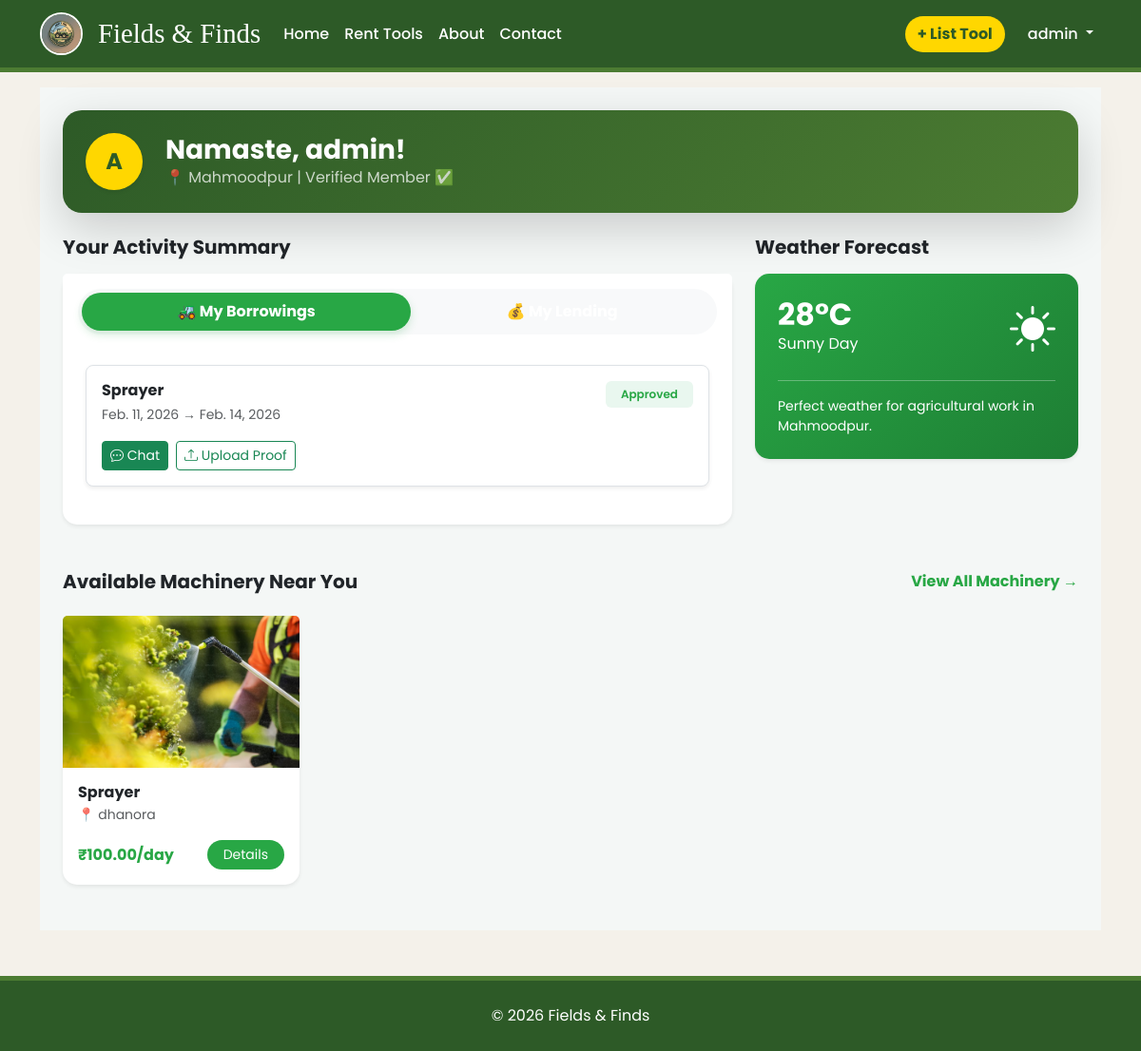
The page /dashboard/ (signed in) on the database its author committed.
### core/models.py (models this page shows, shortened)
class Profile(models.Model):
    user = models.OneToOneField(User, on_delete=models.CASCADE)
    mobile_number = models.CharField(max_length=15, unique=True)
    village = models.CharField(max_length=100)
    district = models.CharField(max_length=100)
    pincode = models.CharField(max_length=6)
    is_verified = models.BooleanField(default=False)

class Booking(models.Model):
    STATUS_CHOICES = [
        ('pending', 'Pending'),
        ('approved', 'Approved'),
        ('rejected', 'Rejected'),
        ('picked_up', 'Picked Up'),
        ('returned', 'Returned'),
    ]
    tool = models.ForeignKey(Tool, on_delete=models.CASCADE, related_name='bookings')
    borrower = models.ForeignKey(User, on_delete=models.CASCADE, related_name='borrowings')
    start_date = models.DateField()
    end_date = models.DateField()
    status = models.CharField(max_length=20, choices=STATUS_CHOICES, default='pending')
    total_price = models.DecimalField(max_digits=10, decimal_places=2, default=0.0)
    delivery_requested = models.BooleanField(default=False)
    delivery_fee = models.DecimalField(max_digits=10, decimal_places=2, default=0.0)
    pickup_proof = models.ImageField(upload_to='proofs/', null=True, blank=True)
    return_proof = models.ImageField(upload_to='proofs/', null=True, blank=True)
    created_at = models.DateTimeField(auto_now_add=True)

class Tool(models.Model):
    CATEGORY_CHOICES = [
        ('tractor', 'Tractor'),
        ('plow', 'Plow/Tillage'),
        ('harvester', 'Harvester'),
        ('irrigation', 'Irrigation Tools'),
        ('other', 'Other'),
    ]
    owner = models.ForeignKey(User, on_delete=models.CASCADE, related_name='owned_tools')
    name = models.CharField(max_length=200)
    category = models.CharField(max_length=50, choices=CATEGORY_CHOICES)
    description = models.TextField()
    price_per_day = models.DecimalField(max_digits=10, decimal_places=2)
    image = models.ImageField(upload_to='tool_images/', blank=True, null=True)
    is_approved = models.BooleanField(default=False)
    available_from = models.DateField()
    available_to = models.DateField()

### core/views.py (the view)
# urls.py: path('dashboard/', views.dashboard, name='dashboard'),
@login_required
def dashboard(request):
    context = {
        'my_borrowings': Booking.objects.filter(borrower=request.user),
        'my_tools': Tool.objects.filter(owner=request.user),
        'incoming_requests': Booking.objects.filter(tool__owner=request.user),
        'all_tools': Tool.objects.filter(is_approved=True).exclude(owner=request.user)[:8],
    }
    return render(request, 'core/dashboard.html', context)

### core/context_processors.py (called while the page is built)
def notification_counts(request):
    if request.user.is_authenticated:
        pending_requests = Booking.objects.filter(tool__owner=request.user, status='pending').count()
        return {
            'nav_notification_count': pending_requests
        }
    return {'nav_notification_count': 0}

### core/templates/core/dashboard.html (shortened to what this page needs)
{% extends 'core/base.html' %}
{% load static %}
{% block content %}
<div class="container-fluid py-4" style="background-color: #f4f7f6; min-height: 100vh;">
    <div class="container">
        <div class="row mb-4">
            <div class="col-12">
                <div class="card border-0 shadow-lg p-4"
                     style="border-radius:20px;
                            background:linear-gradient(135deg,#2D5A27,#4C7C32);
                            color:white;">
                    <div class="d-flex align-items-center">
                        <div class="rounded-circle d-flex align-items-center justify-content-center fw-bold shadow-sm"
                             style="width:60px;height:60px;background:#FFD700;color:#2D5A27;font-size:1.5rem;">
                            {{ user.username|first|upper }}
                        </div>
                        <div class="ms-4">
                            <h3 class="fw-bold mb-0 text-white">
                                Namaste, {{ user.first_name|default:user.username }}!
                            </h3>
                            <p class="mb-0 opacity-75 text-white">
                                📍 {{ user.profile.village|default:"Local Village" }} |
                                Verified Member ✅
                            </p>
                        </div>
                    </div>
                </div>
            </div>
        </div>
        <div class="row mb-5">
            <div class="col-lg-8">
                <h5 class="fw-bold mb-3 text-dark">Your Activity Summary</h5>
                <div class="card border-0 shadow-sm" style="border-radius: 15px;">
                    <div class="card-header bg-white border-0 pt-3">
                        <ul class="nav nav-pills nav-fill bg-light rounded-pill p-1">
                            <li class="nav-item">
                                <button class="nav-link active rounded-pill fw-bold"
                                        data-bs-toggle="pill"
                                        data-bs-target="#pills-borrow">
                                    🚜 My Borrowings
                                </button>
                            </li>
                            <li class="nav-item">
                                <button class="nav-link rounded-pill fw-bold"
                                        data-bs-toggle="pill"
                                        data-bs-target="#pills-lend">
                                    💰 My Lending
                                </button>
                            </li>
                        </ul>
                    </div>
                    <div class="card-body tab-content p-4">
                        <div class="tab-pane fade show active" id="pills-borrow">
                            {% for booking in my_borrowings %}
                                <div class="p-3 mb-3 border rounded-3 shadow-sm bg-white">
                                    <div class="d-flex justify-content-between align-items-start">
                                        <div>
                                            <h6 class="fw-bold mb-1">
                                                {{ booking.tool.name }}
                                            </h6>
                                            <small class="text-muted">
                                                {{ booking.start_date }} → {{ booking.end_date }}
                                            </small>
                                        </div>
                                        <span class="badge px-3 py-2"
                                              style="background:#E9F7EF;color:#28a745;font-weight:600;">
                                            {{ booking.get_status_display }}
                                        </span>
                                    </div>
                                    <div class="d-flex flex-wrap gap-2 mt-3">
                                        <a href="{% url 'chat_room' booking.id %}"
                                           class="btn btn-sm btn-success">
                                            <i class="bi bi-chat-dots"></i> Chat
                                        </a>
                                        {% if booking.status == 'approved' or booking.status == 'picked_up' %}
                                            <form action="{% url 'upload_handover_proof' booking.id %}"
                                                  method="post"
                                                  enctype="multipart/form-data"
                                                  class="d-inline">
                                                <label for="proof{{ booking.id }}"
                                                       class="btn btn-sm btn-outline-success">
                                                    <i class="bi bi-upload"></i>
                                                    Upload Proof
                                                </label>
                                            </form>
                                        {% endif %}
                                    </div>
                                </div>
                            {% empty %}
                                <div class="text-center py-4 text-muted">
                                    No active tools borrowed.
                                </div>
                            {% endfor %}
                        </div>
                    </div>
                </div>
            </div>
            <div class="col-lg-4">
                <h5 class="fw-bold mb-3 text-dark">Weather Forecast</h5>
                <div class="card border-0 shadow-sm text-white p-4"
                     style="border-radius:15px;
                            background:linear-gradient(135deg,#28a745,#1e7e34);">
                    <div class="d-flex justify-content-between">
                        <div>
                            <h2 class="mb-0 fw-bold">28°C</h2>
                            <p class="mb-0">Sunny Day</p>
                        </div>
                        <i class="bi bi-sun-fill" style="font-size:3rem;"></i>
                    </div>
                    <hr class="my-3" style="opacity:0.3;">
                    <p class="small mb-0">
                        Perfect weather for agricultural work in
                        {{ user.profile.village|default:"your area" }}.
                    </p>
                </div>
            </div>
        </div>
        <div class="row mt-4">
            <div class="col-12 d-flex justify-content-between align-items-center mb-4">
                <h5 class="fw-bold mb-0 text-dark">
                    Available Machinery Near You
                </h5>
                <a href="{% url 'tool_discovery' %}"
                   class="fw-bold text-decoration-none"
                   style="color:#28a745;">
                    View All Machinery →
                </a>
            </div>
            {% for tool in all_tools %}
                <div class="col-md-3 mb-4">
                    <div class="card h-100 border-0 shadow-sm tool-card-hover"
                         style="border-radius:15px;">
                        {% if tool.image %}
                            <img src="{{ tool.image.url }}"
                                 class="card-img-top"
                                 style="height:160px;object-fit:cover;">
                        {% else %}
                            <img src="{% static 'images/tractor.avif' %}"
                                 class="card-img-top"
                                 style="height:160px;object-fit:cover;">
                        {% endif %}
                        <div class="card-body p-3">
                            <h6 class="fw-bold text-dark mb-1 text-truncate">
                                {{ tool.name }}
                            </h6>
                            <p class="text-muted small mb-3">
                                📍 {{ tool.owner.profile.village|default:"Local Village" }}
                            </p>
                            <div class="d-flex justify-content-between align-items-center">
                                <span class="fw-bold" style="color:#28a745;">
                                    ₹{{ tool.price_per_day }}/day
                                </span>
                                <a href="{% url 'tool_detail' tool.id %}"
                                   class="btn btn-sm rounded-pill px-3 text-white"
                                   style="background-color:#28a745;">
                                    Details
                                </a>
                            </div>
                        </div>
                    </div>
                </div>
            {% empty %}
                <div class="col-12 text-center py-4">
                    <p class="text-muted">
                        No other tools available at the moment.
                    </p>
                </div>
            {% endfor %}
        </div>
    </div>
</div>
{% endblock %}

### core/templates/core/base.html (shortened to what this page needs)
{% load static %}
<!DOCTYPE html>
<html lang="en">
<head>
    <link href="https://cdn.jsdelivr.net/npm/bootstrap@5.3.0/dist/css/bootstrap.min.css" rel="stylesheet">
    <link rel="stylesheet" href="https://cdn.jsdelivr.net/npm/bootstrap-icons@1.11.1/font/bootstrap-icons.css">
</head>
<body>
<nav class="navbar navbar-expand-lg navbar-dark sticky-top">
    <div class="container">
        <a class="navbar-brand d-flex align-items-center" href="{% url 'home' %}">
            <img src="{% static 'images/logo.jpeg' %}" class="navbar-logo me-3">
            Fields & Finds
        </a>
        <div class="collapse navbar-collapse" id="nav">
            <ul class="navbar-nav me-auto">
                <li class="nav-item"><a class="nav-link" href="{% url 'home' %}">Home</a></li>
                <li class="nav-item"><a class="nav-link" href="{% url 'tool_discovery' %}">Rent Tools</a></li>
                <li class="nav-item"><a class="nav-link" href="{% url 'about' %}">About</a></li>
                <li class="nav-item"><a class="nav-link" href="{% url 'contact' %}">Contact</a></li>
            </ul>
            <ul class="navbar-nav ms-auto align-items-center">
                {% if user.is_authenticated %}
                    <li class="nav-item me-3">
                        <a class="btn btn-list-tool" href="{% url 'add_tool' %}">
                            + List Tool
                        </a>
                    </li>
                    <li class="nav-item dropdown">
                        <a class="nav-link dropdown-toggle" data-bs-toggle="dropdown">
                            {{ user.username }}
                        </a>
                    </li>
                {% else %}
                    <li class="nav-item"><a class="nav-link" href="{% url 'login' %}">Login</a></li>
                    <li class="nav-item"><a class="btn btn-list-tool ms-2" href="{% url 'register' %}">Register</a></li>
                {% endif %}
            </ul>
        </div>
    </div>
</nav>
<main class="container mt-3">
    {% block content %}{% endblock %}
</main>
<footer class="text-center mt-5">
    <p class="mb-0">&copy; 2026 Fields & Finds</p>
</footer>
</body>
</html>

### core/templates/core/base.html (style rules this page uses)
:root { --village-green: #2D5A27; --leaf-green: #4C7C32; --neutral-bg: #F4F1EA; --accent-gold: #FFD700; }
body { background: var(--neutral-bg); font-family: 'Poppins', sans-serif; }
.navbar { background: var(--village-green); border-bottom: 5px solid var(--leaf-green); }
.navbar-brand { font-family: 'Crimson Text', serif; font-size: 1.8rem; }
.navbar-logo { width: 45px; height: 45px; border-radius: 50%; border: 2px solid #fff; }
.nav-link { color: #fff !important; font-weight: 500; }
.btn-list-tool { background: var(--accent-gold); color: var(--village-green); font-weight: bold; border-radius: 25px; }
footer { background: var(--village-green); color: white; padding: 25px 0; border-top: 5px solid var(--leaf-green); }

### core/templates/core/dashboard.html (style rules this page uses)
.nav-pills .nav-link.active { background-color:#28a745!important; color:white!important; box-shadow:0 4px 10px rgba(40,167,69,0.2); }
.tool-card-hover { transition:0.3s; }

### rows shown on the page
Booking: tool.name "Sprayer", start_date "Feb. 11, 2026", end_date "Feb. 14, 2026", status "Approved"
Tool: image (picture), name "Sprayer", owner.profile.village "dhanora", price_per_day "100.00"

### other values the page prints
{{ user.username }} "admin"
{{ user.username|first|upper }} "A"
{{ user.first_name|default:user.username }} "admin"
{{ user.profile.village|default:"Local Village" }} "Mahmoodpur"
{{ user.profile.village|default:"your area" }} "Mahmoodpur"
